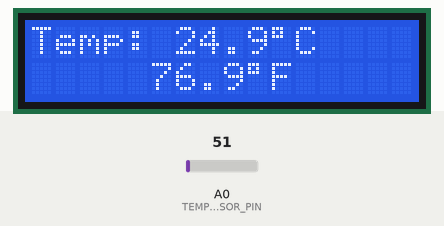
This sketch was run on a simulated Arduino Uno, built with avr-gcc and run on an emulated ATmega328P. On the bench: 16×2 character LCD. Inputs (shaded band) come from the test bench; at power-on: A0 (TEMP_SENSOR_PIN) = 51. What the sketch prints to the serial monitor is not drawn.

Above: at 3.2 s.
3.3 s: A0 (TEMP_SENSOR_PIN) set to 64
At 5.2 s:
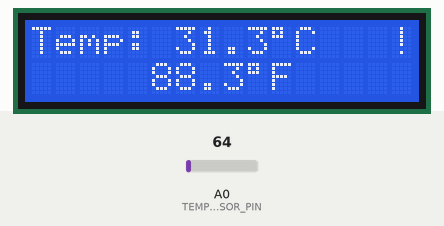
5.5 s: A0 (TEMP_SENSOR_PIN) set to 71
At 7.1 s:
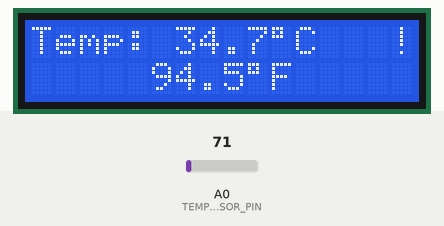
9.0 s: A0 (TEMP_SENSOR_PIN) set to 61
At 10.7 s:
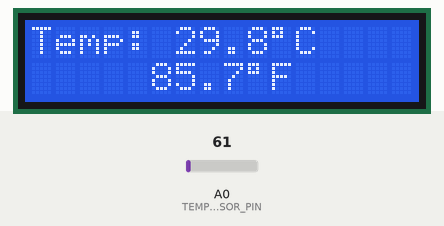
Timing chart, 0 to 12.2 s (numbered marks = the images above; inputs shaded):
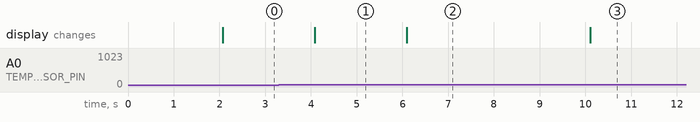

The sketch:

temperature_lcd.ino
```cpp
/*
 * Temperature Display on LCD
 * Reads temperature from LM35 and displays on LCD
 *
 * Components:
 * - Arduino Board
 * - LM35 Temperature Sensor
 * - 16x2 LCD Display
 * - Potentiometer (for LCD contrast)
 * - 220Ω Resistor
 *
 * Connections:
 * LM35 VCC -> 5V
 * LM35 OUT -> A0
 * LM35 GND -> GND
 *
 * LCD RS -> Pin 12
 * LCD EN -> Pin 11
 * LCD D4 -> Pin 5
 * LCD D5 -> Pin 4
 * LCD D6 -> Pin 3
 * LCD D7 -> Pin 2
 * LCD VCC -> 5V
 * LCD GND -> GND
 */

#include <LiquidCrystal.h>

// LCD Pin Definitions
const int RS = 12, EN = 11, D4 = 5, D5 = 4, D6 = 3, D7 = 2;

// Temperature Sensor Pin
const int TEMP_SENSOR_PIN = A0;

// Initialize LCD
LiquidCrystal lcd(RS, EN, D4, D5, D6, D7);

// Variables
float temperatureC = 0;
float temperatureF = 0;
unsigned long lastUpdate = 0;
const unsigned long UPDATE_INTERVAL = 2000;  // Update every 2 seconds

void setup() {
  // Initialize LCD
  lcd.begin(16, 2);

  // Initialize serial
  Serial.begin(9600);

  // Print welcome message
  lcd.clear();
  lcd.print("Temp Monitor");
  lcd.setCursor(0, 1);
  lcd.print("Initializing...");

  Serial.println("Temperature Monitoring System");
  Serial.println("=============================");

  delay(2000);
}

void loop() {
  // Update temperature at regular intervals
  if (millis() - lastUpdate >= UPDATE_INTERVAL) {
    readTemperature();
    displayTemperature();
    lastUpdate = millis();
  }

  // Check for serial commands
  if (Serial.available()) {
    char command = Serial.read();
    if (command == 'r') {
      readTemperature();
      Serial.print("Current Temp: ");
      Serial.print(temperatureC);
      Serial.println(" °C");
    }
  }
}

void readTemperature() {
  // Read analog value
  int sensorValue = analogRead(TEMP_SENSOR_PIN);

  // Convert to voltage (assuming 5V reference)
  float voltage = sensorValue * (5.0 / 1023.0);

  // Convert to Celsius (LM35: 10mV per °C)
  temperatureC = voltage * 100;

  // Convert to Fahrenheit
  temperatureF = (temperatureC * 9.0 / 5.0) + 32.0;
}

void displayTemperature() {
  // Display on LCD
  lcd.clear();
  lcd.print("Temp: ");
  lcd.print(temperatureC, 1);
  lcd.print((char)223);  // Degree symbol
  lcd.print("C");

  lcd.setCursor(0, 1);
  lcd.print("     ");
  lcd.print(temperatureF, 1);
  lcd.print((char)223);
  lcd.print("F");

  // Display on Serial Monitor
  Serial.print("Temperature: ");
  Serial.print(temperatureC, 1);
  Serial.print(" °C | ");
  Serial.print(temperatureF, 1);
  Serial.println(" °F");

  // Warning if temperature is high
  if (temperatureC > 30.0) {
    Serial.println("WARNING: High Temperature!");
    lcd.setCursor(15, 0);
    lcd.print("!");
  }
}
```

traffic_light.ino
```cpp

```

Measured:
- the behaviour switches between 61 and 62 on A0 (TEMP_SENSOR_PIN) (found by bisection; images 0 and 1)
- after the input at 3.3 s, the display: changes after 0.78 s (image 1)
- after the input at 5.5 s, the display: changes after 0.59 s (image 2)
- after the input at 9.0 s, the display: changes after 1.1 s (image 3)
